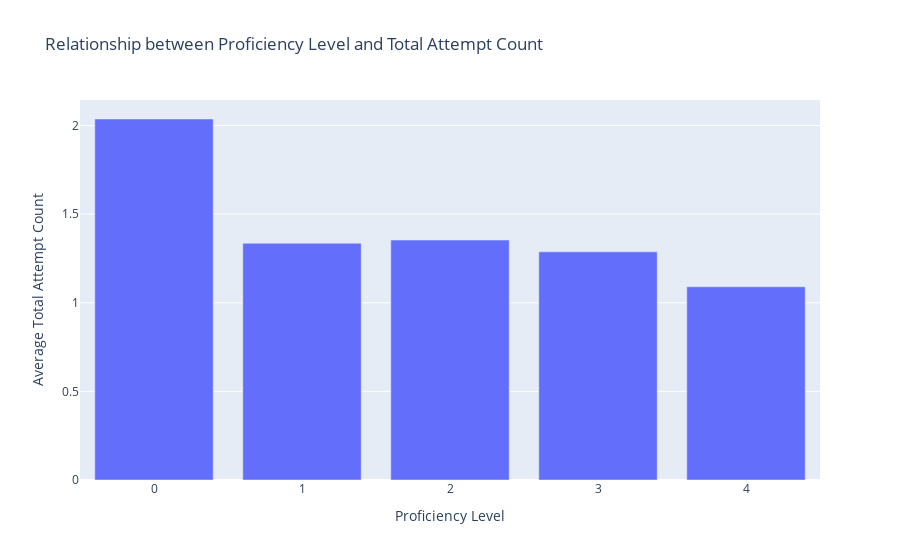

The cell this chart's notebook holds for it:
### Code cell
grouped_data = df_LogProblem.groupby('level')['total_attempt_cnt'].mean()

# Create a bar plot
fig = go.Figure()

# Add bar plot trace
fig.add_trace(go.Bar(x=grouped_data.index, y=grouped_data, name='Average Total Attempt Count'))

# Update layout and axis labels
fig.update_layout(title='Relationship between Proficiency Level and Total Attempt Count',
                  xaxis_title='Proficiency Level',
                  yaxis_title='Average Total Attempt Count',
                  showlegend=False)

fig.show()

### Figure 1 — Plotly figure (JSON) as saved in the notebook; plotly's stock layout.template omitted (floating-point values rounded to 4 significant figures)
{"data": [{"name": "Average Total Attempt Count", "type": "bar", "x": [0, 1, 2, 3, 4], "y": [2.037, 1.336, 1.354, 1.287, 1.09]}], "layout": {"showlegend": false, "title": {"text": "Relationship between Proficiency Level and Total Attempt Count"}, "xaxis": {"title": {"text": "Proficiency Level"}}, "yaxis": {"title": {"text": "Average Total Attempt Count"}}}}
